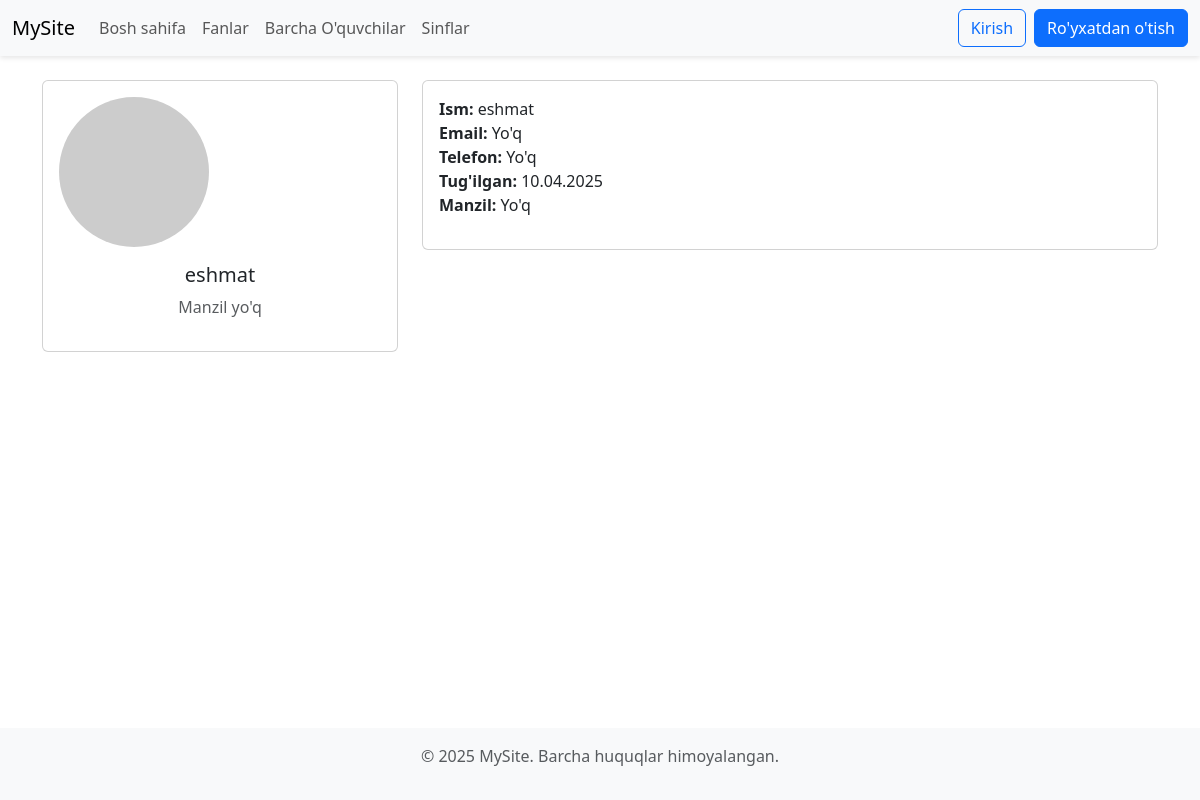
Screenshot of /profile/3/ with the database file from the repository.
### user/models.py (models this page shows, shortened)
class CustomUser(AbstractUser):
    birth_date=models.DateTimeField(auto_now=True,null=True,blank=True,verbose_name="Tug'ilgan sana")
    addres=models.CharField(max_length=200,null=True,blank=True,verbose_name="Manzil")
    phone=models.CharField(max_length=15,null=True,blank=True,verbose_name="telefon raqam")
    avatar=models.ImageField(upload_to="avatar/",null=True,blank=True,verbose_name="Student rasmi")
    created_at=models.DateTimeField(auto_now_add=True)
    updated_at=models.DateTimeField(auto_now=True)

### user/views.py (the view)
# urls.py: path('profile/<int:id>/',profile_view,name='profile'),
def profile_view(request,id):
    user=CustomUser.objects.get(id=id)
    context={
        "user":user
    }
    return render(request,"profile.html",context)

### templates/profile.html (shortened to what this page needs)
{% extends "base.html" %}
{% block content %}
<div class="container my-4">
  <div class="row">
    <div class="col-md-4">
      <div class="card text-center p-3">
        <img src="{% if user.avatar %}{{ user.avatar.url }}{% else %}https://via.placeholder.com/150{% endif %}"
             alt="{{ user.username }}"
             class="rounded-circle mb-3"
             style="width: 150px; height: 150px;">
        <h5>{{ user.username }}</h5>
        <p class="text-muted">{{ user.addres|default:"Manzil yo'q" }}</p>
      </div>
    </div>
    <div class="col-md-8">
      <div class="card p-3">
        <ul class="list-unstyled">
          <li><strong>Ism:</strong> {{ user.get_full_name|default:user.username }}</li>
          <li><strong>Email:</strong> {{ user.email|default:"Yo'q" }}</li>
          <li><strong>Telefon:</strong> {{ user.phone|default:"Yo'q" }}</li>
          <li><strong>Tug'ilgan:</strong> {{ user.birth_date|date:"d.m.Y"|default:"Yo'q" }}</li>
          <li><strong>Manzil:</strong> {{ user.addres|default:"Yo'q" }}</li>
        </ul>
      </div>
    </div>
  </div>
</div>
{% endblock content %}

### templates/base.html (style rules this page uses)
body { min-height: 100vh; display: flex; flex-direction: column; }

### rows the page displays
CustomUser: username "eshmat", addres "Manzil yo'q", get_full_name "eshmat", email "Yo'q", phone "Yo'q", birth_date "10.04.2025", addres "Yo'q"
